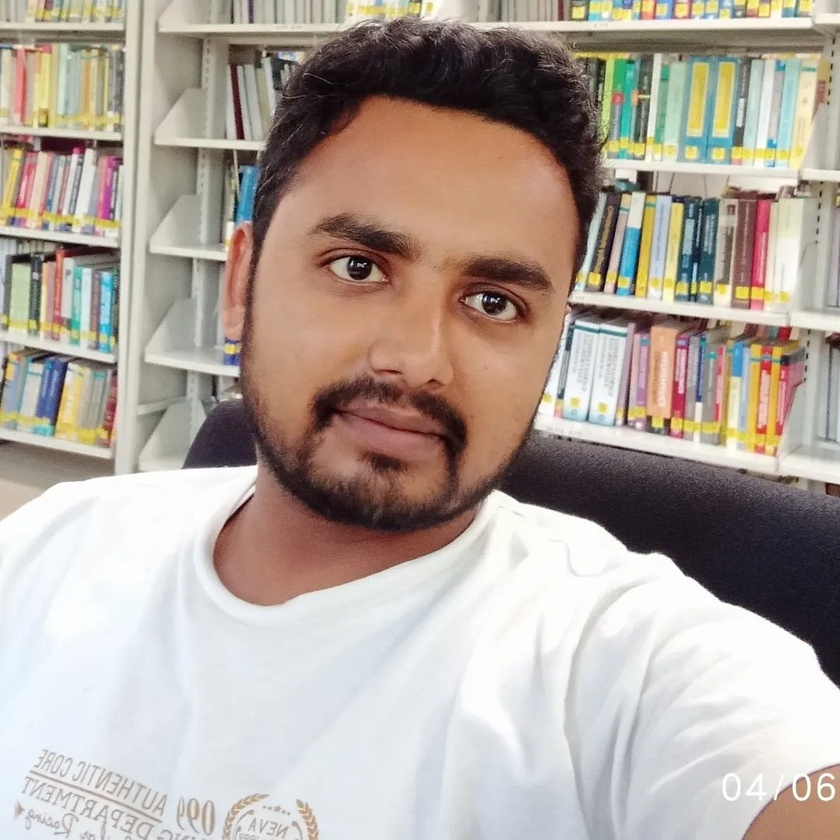
#> input picture shailesh.jpg, 840 x 840 px, shrunk from 1080 x 1080 before the run
$ jupyter execute 'Face detection using OpenCV.ipynb'
#> lines starting #> are read from the running program, lines starting #| are printed output that depends on the picture; after the words box and inside, x2 and y2 are one past the last pixel; in counts of white or black regions, pixels touching at a corner belong together
[cell 1]
import numpy as np
import matplotlib.pyplot as plt
import cv2 as cv

[cell 2]
img=cv.imread('shailesh.jpg')
#> img is the input picture: shape (840, 840, 3); mean B, G, R 157.3, 166, 177.5

[cell 3]
plt.imshow(img)

[cell 4]
img=cv.cvtColor(img,cv.COLOR_BGR2RGB)
plt.imshow(img)

[cell 5]
classifier=cv.CascadeClassifier('haarcascade_frontalface_default.xml')

[cell 6]
#img=cv.cvtColor(img,cv.COLOR_BGR2GRAY)

[cell 7]
plt.imshow(img)

[cell 8]
faces=classifier.detectMultiScale(img,1.05,5)
#> faces = [[24, 365, 27, 27], [212, 116, 415, 415]]

[cell 9]
for (x,y,w,h) in faces:
    cv.rectangle(img,(x,y),(x+w,y+h),(255,0,0),10)
#> this loop made 2 passes
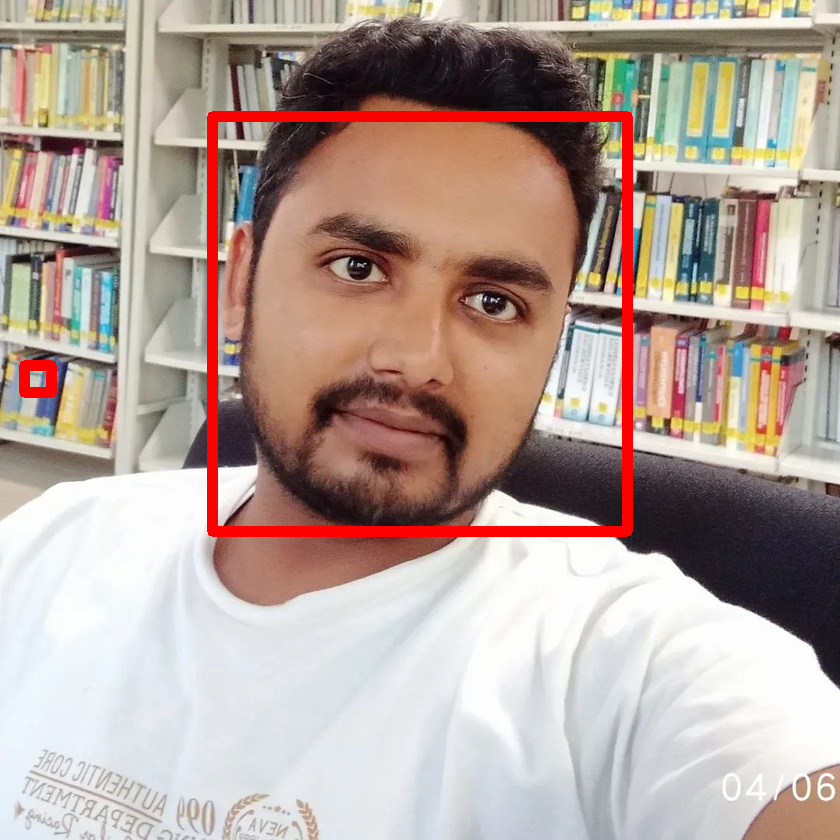
#> img: shape (840, 840, 3); mean R, G, B 180.7, 162.5, 154
plt.imshow(img)

### Croping the face

[cell 10]
print(x,y,w,h)
#| 212 116 415 415

[cell 11]
plt.imshow(img[y:y+h,x:x+w])
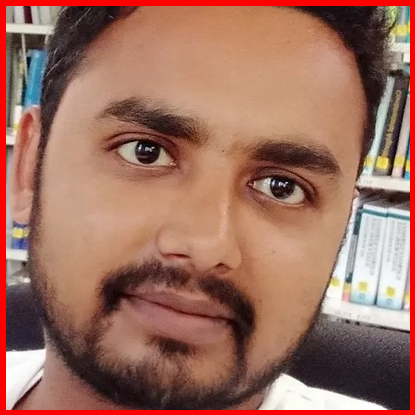
#> shown: shape (415, 415, 3); mean R, G, B 157.4, 110.6, 95.2

[cell 12]
#Drawing Circle
for (x,y,w,h) in faces:
    cv.circle(img,(int(x+w/2),int(y+h/2)),int(w/2),(255,0,0),10)
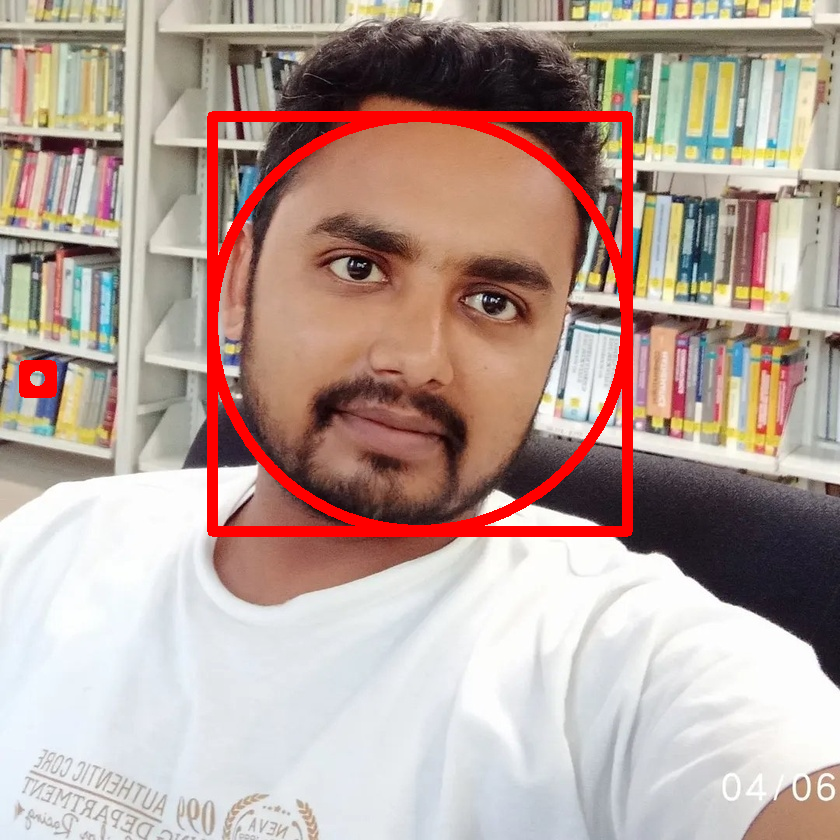
#> img: shape (840, 840, 3); 1.51% of pixels changed, all inside (x1, y1, x2, y2) = (30, 122, 622, 526)
plt.imshow(img)
